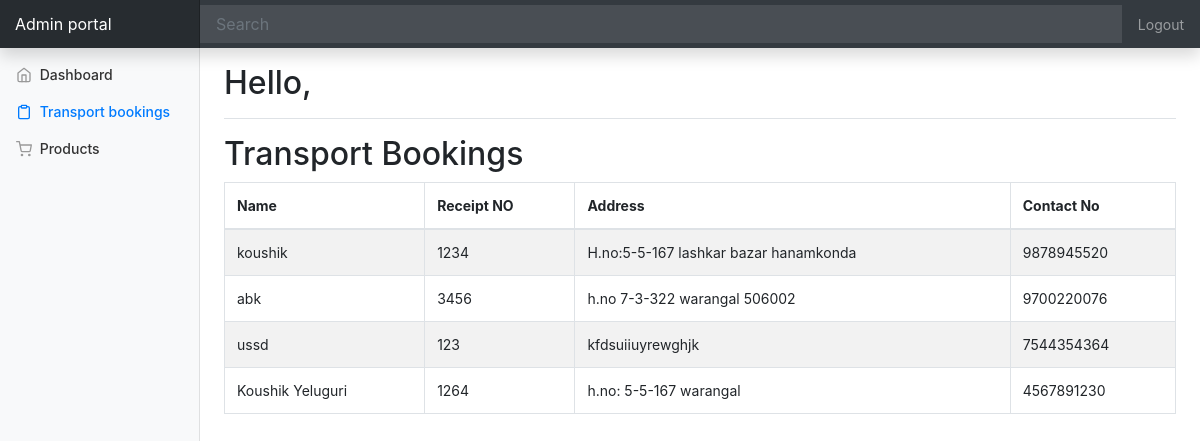
The app's page /tbookings.php with its own data.
### tables this page shows
CREATE TABLE `tbook` (
  `sno` int(11) NOT NULL,
  `name` varchar(100) NOT NULL,
  `rno` varchar(100) NOT NULL,
  `addr` varchar(200) NOT NULL,
  `cno` bigint(20) NOT NULL
);

### tbookings.php (the view, shortened to what this page needs)
<?php include_once("./templates/top.php"); ?>
<?php include_once("./templates/navbar.php"); ?>
<div class="container-fluid">
  <div class="row">
    <?php include "./templates/sidebar.php"; ?>
      <div class="row">
      	<div class="col-10">
      		<h2>Transport Bookings</h2>
      	</div>
      </div>
  <?php
 include 'dbconnect.php';
 $conn=mysqli_connect($server,$username,$password,$dbname);
 $sqlview="select * from tbook";
 $res=mysqli_query($conn,$sqlview);
   ?>
      <div class="table-responsive">
        <table class="table table-striped table-bordered" id="dtBasicExample">
          <thead>
            <tr><th>Name</th><th>Receipt NO</th><th>Address</th><th>Contact No</th></tr>
          </thead>
<?php
while($row= mysqli_fetch_array($res))
{
 echo '<tr><td>'.$row[1].'</td><td>'.$row[2].'</td><td>'.$row[3].'</td><td>'.$row[4].'</td></tr>';
}
echo '</table>';
?>
      </div>
    </main>
  </div>
</div>
<?php include_once("./templates/footer.php"); ?>

### templates/top.php (shortened to what this page needs)
<!doctype html>
<html lang="en">
  <head>
<link rel="stylesheet" href="https://stackpath.bootstrapcdn.com/bootstrap/4.3.1/css/bootstrap.min.css">
<link rel="stylesheet" href="https://use.fontawesome.com/releases/v5.7.2/css/all.css">
    <link href="./css/dashboard.css" rel="stylesheet">
  </head>
 <body>

### templates/navbar.php
 <nav class="navbar navbar-dark fixed-top bg-dark flex-md-nowrap p-0 shadow">
  <a class="navbar-brand col-sm-3 col-md-2 mr-0" href="index1.php"><span> Admin portal</span></a>
  <input class="form-control form-control-dark w-100" type="text" placeholder="Search" aria-label="Search">
  <ul class="navbar-nav px-3">
    <li class="nav-item text-nowrap">
    	<?php
    		if (isset($_SESSION['admin_id'])) {
    			?>
    				<a class="nav-link" href="../admin/admin-logout.php">Sign out</a>
    			<?php
    		}else{
    			$uriAr = explode("/", $_SERVER['REQUEST_URI']);
    			$page = end($uriAr);
    			if ($page === "login.php") {
    				?>
	    				<a class="nav-link" href="../admin/register.php">Register</a>
	    			<?php
    			}else{
    				?>
	    				<a class="nav-link" href="loginpage.php">Logout</a>
	    			<?php
    			}
    		}
    	?>
    </li>
  </ul>
</nav>

### templates/sidebar.php (shortened to what this page needs)
<nav class="col-md-2 d-none d-md-block bg-light sidebar">
      <div class="sidebar-sticky">
        <ul class="nav flex-column">
          <?php
            $uri = $_SERVER['REQUEST_URI'];
            $uriAr = explode("/", $uri);
            $page = end($uriAr);
          ?>
          <li class="nav-item">
            <a class="nav-link <?php echo ($page == '' || $page == 'index.php') ? 'active' : ''; ?>" href="index1.php">
              <span data-feather="home"></span>
              Dashboard <span class="sr-only">(current)</span>
            </a>
          </li>
          <li class="nav-item">
            <a class="nav-link <?php echo ($page == 'tbookings.php') ? 'active' : ''; ?>" href="tbookings.php">
              <span data-feather="clipboard"></span>
              Transport bookings
            </a>
          </li>
          <li class="nav-item">
            <a class="nav-link <?php echo ($page == 'products.php') ? 'active' : ''; ?>" href="products.php">
              <span data-feather="shopping-cart"></span>
              Products
            </a>
          </li>
        </ul>
      </div>
    </nav>
    <main role="main" class="col-md-9 ml-sm-auto col-lg-10 px-4">
      <div class="d-flex justify-content-between flex-wrap flex-md-nowrap align-items-center pt-3 pb-2 mb-3 border-bottom">
        <h1 class="h2 ">Hello, <?php echo $_SESSION["admin_name"]; ?></h1>
      </div>

### templates/footer.php (shortened to what this page needs)
 </body>
</html>

### css/dashboard.css (style rules this page uses)
body { font-size: .875rem; }
.feather { width: 16px; height: 16px; vertical-align: text-bottom; }
.sidebar { position: fixed; top: 0; bottom: 0; left: 0; z-index: 100; padding: 48px 0 0; box-shadow: inset -1px 0 0 rgba(0, 0, 0, .1); }
.sidebar-sticky { position: relative; top: 0; height: calc(100vh - 48px); padding-top: .5rem; overflow-x: hidden; overflow-y: auto; }
.sidebar .nav-link { font-weight: 500; color: #333; }
.sidebar .nav-link .feather { margin-right: 4px; color: #999; }
.sidebar .nav-link.active { color: #007bff; }
.sidebar .nav-link:hover .feather, .sidebar .nav-link.active .feather { color: inherit; }
[role="main"] { padding-top: 133px; }
@media (min-width: 768px) { [role="main"] { padding-top: 48px; } }
.navbar-brand { padding-top: .75rem; padding-bottom: .75rem; font-size: 1rem; background-color: rgba(0, 0, 0, .25); box-shadow: inset -1px 0 0 rgba(0, 0, 0, .25); }
.navbar .form-control { padding: .75rem 1rem; border-width: 0; border-radius: 0; }
.form-control-dark { color: #fff; background-color: rgba(255, 255, 255, .1); border-color: rgba(255, 255, 255, .1); }

### records on screen
tbook: name "koushik", rno "1234", addr "H.no:5-5-167 lashkar bazar hanamkonda", cno "9878945520"
tbook: name "abk", rno "3456", addr "h.no 7-3-322 warangal 506002", cno "9700220076"
tbook: name "ussd", rno "123", addr "kfdsuiiuyrewghjk", cno "7544354364"
tbook: name "Koushik Yeluguri", rno "1264", addr "h.no: 5-5-167 warangal", cno "4567891230"
